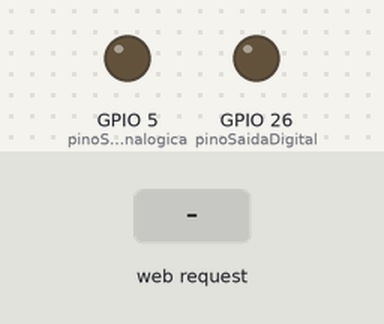
This sketch was run on a simulated ESP32. Shown: output pins drawn as LEDs (lit = HIGH). Inputs (shaded band) come from the test bench. WiFi joins after 1.5 s; servers stay silent unless stated; what the sketch prints to the serial monitor is not drawn.

Above: at 2.7 s.
2.8 s: HTTP request GET /saidaDigital/off received
At 3.1 s:
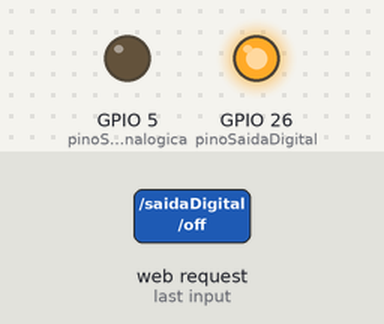
4.3 s: HTTP request GET /saidaDigital/on received
At 5.5 s:
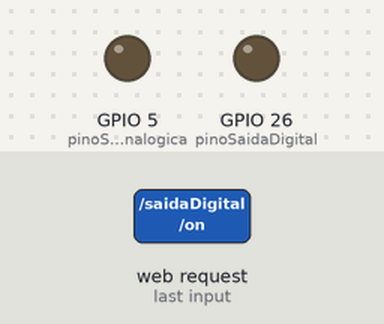
Timing chart, 0 to 7.3 s (numbered marks = the images above; inputs shaded):
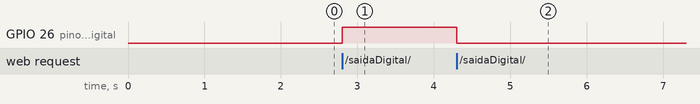

The sketch:

esp32_http.ino
```cpp
// (licence header left out)
// Importa as bibliotecas necessarias
#include <ESPAsyncWebServer.h>


// Substitua com as credenciais da sua rede
const char* ssid     = "FIESC_IOT";
const char* password = "C6qnM4ag81";

// Seu endereço de IP estático (será atribuido à placa)
IPAddress local_IP(172, 20, 60, 24);
// O endereço do gateway
IPAddress gateway(172, 20, 63, 254);
IPAddress subnet(255, 255, 252, 0);

const int pinoSaidaDigital = 26; //(LED da placa - pino 2)
const int pinoSaidaAnalogica = 5; //10; //GPIO5 -> D1
const int pinoEntradaDigital = 4; //9; GPIO4 -> D2
const int pinoEntradaAnalogica = A0;

String strValorDigital; // Estado do LED - ON/OFF
const char* PARAM_INPUT_1 = "input1"; //armazena parametro recebido


// Cria um objeto AsyncWebServer na porta 80
AsyncWebServer server(80);

String getValorAnalogico() {
  int valorLido = analogRead(pinoEntradaAnalogica);
  //map(value, fromLow, fromHigh, toLow, toHigh)
  float valorConvertido = float(map(valorLido, 0, 1023, 0, 33))/10.0; //le em inteiro de 0 a 33 e divide por 10 -> saida de 0 a 3.3 V
  Serial.println("valor analogico lido: " + String(valorConvertido));
  return String(valorConvertido);
}

String getValorDigital() {
  int valorLido = digitalRead(pinoEntradaDigital);
  if(valorLido == LOW){ // LOW ou HIGH depende da ligação do circuito
    strValorDigital = "ON";
  }
  else{
    strValorDigital = "OFF";
  }
  Serial.println("valor digital lido: " + String(valorLido) + " " + strValorDigital);
  return String(strValorDigital);
}

void setValorDigital(bool estado) {
  digitalWrite(pinoSaidaDigital, estado);
  Serial.println("valor digital escrito: " + String(estado));
}


void setValorAnalogico(String valorAnalogico) {
  int valor = valorAnalogico.toInt(); //retorna 0 se nao for numero
  if(valor >= 0 && valor < 255){
    analogWrite(pinoSaidaAnalogica, valor);
    Serial.println("valor analogico escrito: " + valorAnalogico);
  }else{
    Serial.println("valor analogico fora da faixa: 0 a 254");
  }

}


void setup(){
  // Porta Serial para debug
  Serial.begin(115200);
  pinMode(pinoSaidaDigital, OUTPUT); //saida digital
  pinMode(pinoSaidaAnalogica, OUTPUT); //saida analogica
  pinMode(pinoEntradaDigital, INPUT); //entrada digital
  //entrada analógica já vem configurada no pino A0

  // Configura o endereço IP estático
  if (!WiFi.config(local_IP, gateway, subnet)) {
    Serial.println("Falha ao configurar em modo Station (STA)");
  }

  // Conecta na rede Wi-Fi com o SSID e senha (password)
  Serial.print("Connecting to ");
  Serial.println(ssid);
  WiFi.begin(ssid, password);
  while (WiFi.status() != WL_CONNECTED) {
    delay(500);
    Serial.print(".");
  }
  // Imprime pela serial o endereço de IP e inicia o servidor web
  Serial.println("");
  Serial.println("WiFi connected.");
  Serial.println("IP address: ");
  Serial.println(WiFi.localIP());

  // Rota para comandar a saida digital (Liga / ON)
  server.on("/saidaDigital/on", HTTP_GET, [](AsyncWebServerRequest *request){
    setValorDigital(LOW); // LOW ou HIGH depende da ligação do circuito
    request->send_P(200, "text/plain", "ON");
  });

  // Rota para comandar a saida digital (Desliga / OFF)
  server.on("/saidaDigital/off", HTTP_GET, [](AsyncWebServerRequest *request){
    setValorDigital(HIGH); // LOW ou HIGH depende da ligação do circuito
    request->send_P(200, "text/plain", "OFF");
  });

  // Rota para comandar a saida analogica (PWM) formato: <ESP_IP>/saidaAnalogica?input1=<inputMessage>
  server.on("/saidaAnalogica", HTTP_GET, [] (AsyncWebServerRequest *request) {
    String inputMessage;
    String inputParam;
    // GET input1 value on <ESP_IP>/saidaAnalogica?input1=<inputMessage>
    if (request->hasParam(PARAM_INPUT_1)) {
      inputMessage = request->getParam(PARAM_INPUT_1)->value(); //valor do paramtro
      //inputParam = PARAM_INPUT_1; //se quiser saber o nome do parametro
      setValorAnalogico(inputMessage); //comanda o valor
    }else {
      inputMessage = "Nenhuma mensagem enviada";
      inputParam = "none";
    }
    request->send_P(200, "text/plain", inputMessage.c_str());
    Serial.println(inputMessage);
  });

  // Rota para ler a entrada digital
  server.on("/entradaDigital", HTTP_GET, [](AsyncWebServerRequest *request){
    request->send_P(200, "text/plain", getValorDigital().c_str());
  });

  // Rota para ler a entrada analogica
  server.on("/entradaAnalogica", HTTP_GET, [](AsyncWebServerRequest *request){
    request->send_P(200, "text/plain", getValorAnalogico().c_str());
  });

  // Adiciona no cabeçalho para evitar erro de acesso do CORS
  DefaultHeaders::Instance().addHeader("Access-Control-Allow-Origin", "*");
  // Inicia o servidor
  server.begin();
}

void loop(){

}
```

Measured:
- after the input at 2.8 s, GPIO 26 (pinoSaidaDigital): LOW → HIGH at once
- after the input at 4.3 s, GPIO 26 (pinoSaidaDigital): HIGH → LOW at once
